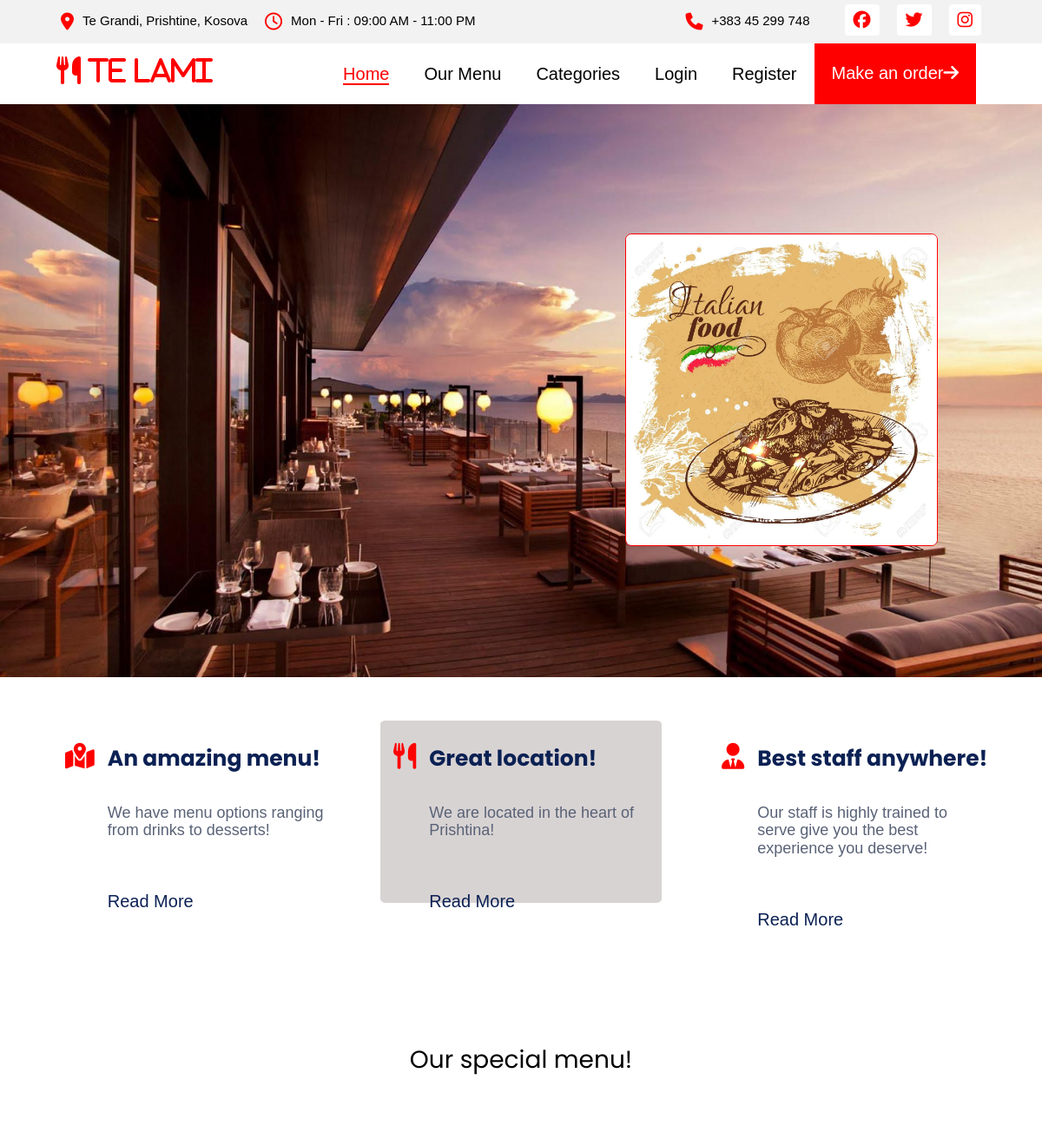
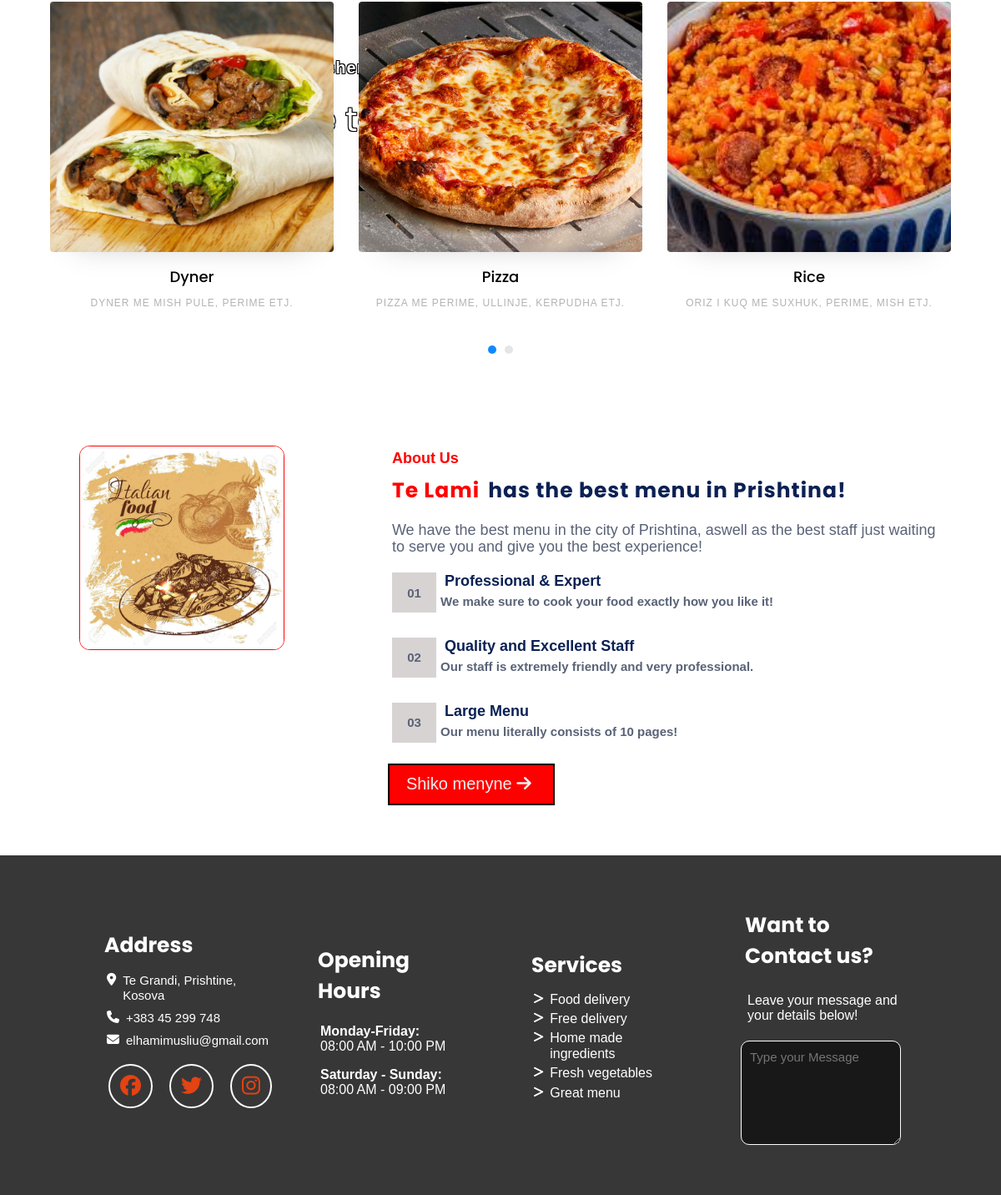
The page / on the database its author committed (2 pictures, top to bottom).
### tables this page shows
CREATE TABLE `ushqimet` (
  `ushqimetID` int(11) NOT NULL,
  `emriUshqimit` varchar(100) NOT NULL,
  `pershkrimi` varchar(500) DEFAULT NULL,
  `foto` varchar(500) NOT NULL,
  `active` tinyint(4) NOT NULL,
  `kategoriaID` int(11) NOT NULL
);

### inc/functions.php (called while the page is built, shortened)
<?php
function merrUshqimet(){
    global $dbconn;
    $sql = "SELECT u.ushqimetID, u.emriUshqimit, u.pershkrimi, u.foto, u.active, k.kategoriaID
    FROM ushqimet u INNER JOIN kategorite k ON u.kategoriaID=k.kategoriaID";
    return mysqli_query($dbconn, $sql);
}

### index.php (the view, shortened to what this page needs)
<?php
    include 'inc/header.php';
?>
<!DOCTYPE html>
<html>
<head>
    <link rel="stylesheet" href="css/style.css">
	<link rel="stylesheet" href="carousel-02/css/owl.carousel.min.css">
    <link rel="stylesheet" href="carousel-02/css/owl.theme.default.min.css">
	<link rel="stylesheet" href="https://cdnjs.cloudflare.com/ajax/libs/ionicons/4.5.6/css/ionicons.min.css">
	<link rel="stylesheet" href="carousel-02/css/smth.css">
  </head>
</head>
<body>
    <section class="header-img">
        <div class="slide-bar">
            <img src="images/restaurant1.jpg" class="img1"></img>
            <img src="images/restaurant2.jpg" class="img2"></img>
        </div>
        <div class="img-content">
            <div class="img-text">
                <p>Sherbim i mrekullueshem!</p>
                <h2>Menyte me te mira ne qytet!</h2>
                <div class="img-menu-button">
                    <a href="ushqimet.php">Shiko menyne <i class="fa-solid fa-arrow-right"></i></a>
                </div>
            </div>
        </div>
    </section>
    <section class="section1">
        <div class="container">
            <div class="section1-content">
                <div class="service1">
                    <div class="service-icon">
                        <i class="fa-solid fa-map-location-dot"></i>
                    </div>
                    <div class="service-text">
                        <h2>An amazing menu!</h2>
                        <p>We have menu options ranging from drinks to desserts!</p>
                        <a href="#">Read More</a>
                    </div>
                </div>
                <div class="service1 service1-bg">
                    <div class="service-icon">
                        <i class="fa-solid fa-utensils"></i>
                    </div>
                    <div class="service-text">
                        <h2>Great location!</h2>
                        <p>We are located in the heart of Prishtina!</p>
                        <a href="#">Read More</a>
                    </div>
                </div>
                <div class="service1">
                    <div class="service-icon">
                        <i class="fa-solid fa-user-tie"></i>
                    </div>
                    <div class="service-text">
                        <h2>Best staff anywhere!</h2>
                        <p>Our staff is highly trained to serve give you the best experience you deserve!</p>
                        <a href="#">Read More</a>
                    </div>
                </div>
            </div>
        </div>
    </section>
    <section class="ftco-section">
			<div class="container">
				<div class="row">
					<div class="col-md-12 text-center">
						<h2 class="heading-section mb-5 pb-md-4">Our special menu!</h2>
					</div>
					<div class="col-md-12">
						<div class="featured-carousel owl-carousel">
                        <?php
                            $ushqimet=merrUshqimet();
                            while ($ushqimi = mysqli_fetch_assoc($ushqimet)) {
                                $ushqimiFoto=$ushqimi['foto'];
                                echo "<div class='item'>";
                                echo "<div class='work'>";
                                echo "<div class='img d-flex align-items-center justify-content-center rounded' style='background-image: url(images/$ushqimiFoto);'>";
                                echo "</div>";
                                echo "<div class='text pt-3 w-100 text-center'>";
                                echo "<h3><a href='#'>". $ushqimi['emriUshqimit'] ."</a></h3>";
                                echo "<span>". $ushqimi['pershkrimi'] ."</span>";
                                echo "</div></div></div>";
                            }
                        ?>
						</div>
					</div>
				</div>
			</div>
		</section>
    <section class="section2">
        <div class="container">
            <div class="section2-content">
                <div class="section2-imgSection">
                    <img src="images/restaurant2.jpg" alt="Menu">
                </div>
                <div class="section2-description">
                    <p class="section2-description-about">About Us</p>
                    <div class="section2-description-h2">
                        <h2>Te Lami</h2>
                        <h2>has the best menu in Prishtina!</h2>
                    </div>
                    <p class="section2-description-about2">We have the best menu in the city of Prishtina, aswell as the
                        best staff just waiting to serve you and give you the best experience!</p>
                    <div class="section2-description-p">
                        <div class="section2-box">
                            <p>01</p>
                        </div>
                        <div class="section2-description-paragraph">
                            <p>Professional & Expert</p>
                            <p>We make sure to cook your food exactly how you like it!</p>
                        </div>
                    </div>
                    <div class="section2-description-p">
                        <div class="section2-box">
                            <p>02</p>
                        </div>
                        <div class="section2-description-paragraph">
                            <p>Quality and Excellent Staff</p>
                            <p>Our staff is extremely friendly and very professional.</p>
                        </div>
                    </div>
                    <div class="section2-description-p">
                        <div class="section2-box">
                            <p>03</p>
                        </div>
                        <div class="section2-description-paragraph">
                            <p>Large Menu</p>
                            <p>Our menu literally consists of 10 pages!</p>
                        </div>
                    </div>
                    <div class="img-menu-button">
                        <a href="ushqimet.php">Shiko menyne <i class="fa-solid fa-arrow-right"></i></a>
                    </div>
                </div>
            </div>
        </div>
    </section>
    <?php
        include "inc/footer.php";
    ?>
</body>
</html>

### css/style.css (style rules this page uses)
* { margin: 0; padding: 0; }
body { font-size: 15px; font-family: 'Trebuchet MS', 'Lucida Sans Unicode', 'Lucida Grande', 'Lucida Sans', Arial, sans-serif; margin: 0; padding: 0; }
.container { width: 90%; margin: 0 auto; }
.slide-bar { position: relative; }
.img1 { height: calc(100vh - 140px); width: 100%; background-repeat: no-repeat; background-position: center center; background-size: cover; }
.img2 { border: 1px solid red; border-radius: 2%; position: absolute; right: 10%; top: 22.5%; width: 30%; max-width: 40%; background-repeat: no-repeat; background-position: center center; background-size: cover; }
.img-text { position: absolute; top: 50%; left: 15%; }
.img-text p { color: #fff; text-shadow: -1px -1px 0 #000, 1px -1px 0 #000, -1px 1px 0 #000, 1px 1px 0 #000; font-size: 20px; font-weight: bold; letter-spacing: 1px; padding: 10px 0; }
.img-text h2 { color: #fff; text-shadow: -1px -1px 0 #000, 1px -1px 0 #000, -1px 1px 0 #000, 1px 1px 0 #000; font-size: 40px; padding: 10px 0; }
.img-menu-button { background-color: red; border: 2px solid black; height: 50px; width: 200px; display: flex; align-items: center; margin: 10px 0; cursor: pointer; }
.img-menu-button a { color: #f2f2f2; text-decoration: none; font-size: 20px; padding-left: 20px; }
.section1-content { display: flex; justify-content: space-between; }
.service1 { margin: 50px 0; width: 30%; border-radius: 2%; height: 210px; display: flex; }
.service1-bg { background-color: #d8d3d3; }
.service-icon { font-size: 30px; padding-top: 5%; padding: 25px 15px; color: red; }
.service-text { display: flex; flex-direction: column; }
.service-text h2 { padding: 25px 0; }
.service-text h2 { color: #0b2154; font-weight: bold; font-size: 25px; }
.service-text p { color: #596277; font-weight: 400; font-size: 18px; }
.service-text a { text-decoration: none; color: #0b2154; font-size: 20px; margin: 60px 0; }
.section2-content { display: flex; justify-content: space-between; margin-bottom: 50px; }
.section2-imgSection { width: 50%; }
.section2-imgSection img { width: 70%; border: 1px solid red; border-radius: 5%; position: relative; left: 10%; }
.section2-description { margin-left: 5%; display: flex; flex-direction: column; }
.section2-description-h2 { display: flex; flex-direction: row; }
.section2-description-h2 > :first-child { color: red; font-size: 25px; font-weight: bold; letter-spacing: 1px; }
.section2-description p, h2 { padding: 5px; }
.section2-description-about { color: red; font-size: 18px; font-weight: bold; }
.section2-description h2 { color: #0b2154; font-size: 25px; font-weight: bold; letter-spacing: 1px; }
.section2-description-about2 { color: #596277; font-size: 18px; font-weight: 400; }
.section2-description-p { display: flex; flex-direction: row; margin: 5px; font-size: 18px; padding: 10px 0; }
.section2-box { background-color: #d8d3d3; display: flex; align-items: center; width: 8%; }
.section2-box p { position: relative; left: 25%; right: 25%; }
.section2-description-p p { display: flex; flex-direction: column; }
.section2-description-paragraph > :first-child { color: #0b2154; font-size: 18px; padding: 0; font-weight: bold; margin-left: 10px; }
.section2-description-p { font-size: 15px; color: #596277; font-weight: bold; }

### rows shown on the page
ushqimet: foto (picture), emriUshqimit "Dyner", pershkrimi "DYNER ME MISH PULE, PERIME ETJ."
ushqimet: foto (picture), emriUshqimit "Pizza", pershkrimi "PIZZA ME PERIME, ULLINJE, KERPUDHA ETJ."
ushqimet: foto (picture), emriUshqimit "Rice", pershkrimi "ORIZ I KUQ ME SUXHUK, PERIME, MISH ETJ."
